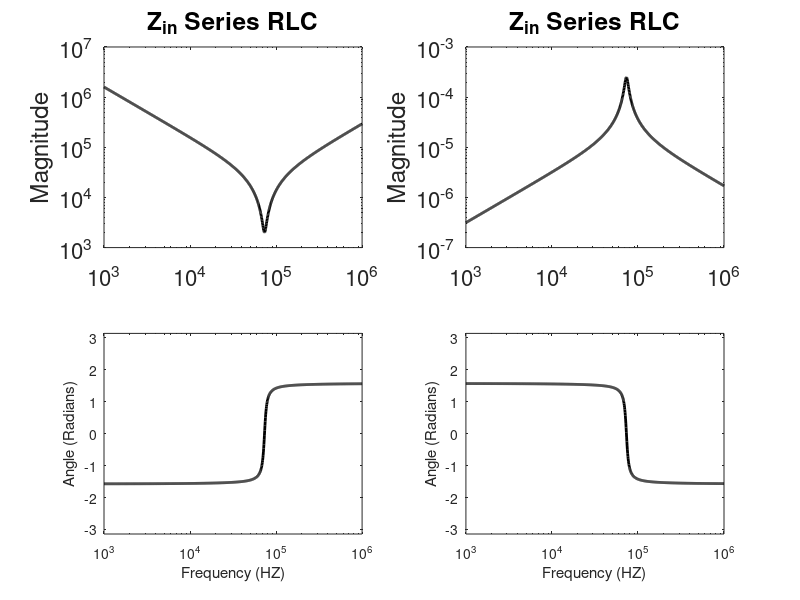

Reproduce this figure in MATLAB.
clear all
close all
home

f_theory=logspace (3,6,1000);
omega=2*pi*f_theory;
L=0.047;
R=2000;
C=100e-12;
Zin=R+1i*omega*L + 1./(1i*omega*C);

figure(2)
subplot(221)
loglog(f_theory,abs(Zin), 'k','LineWidth',2)
ylabel('Magnitude')
title('Z_{in} Series RLC')
set(gca,'FontSize',16)


subplot(223)
semilogx(f_theory,angle(Zin),'k','LineWidth',2)
xlabel('Frequency (HZ)')
ylabel('Angle (Radians)')
ylim([-pi pi]);



subplot(222)
I_RLCseries=0.5./(Zin);
loglog(f_theory, abs(I_RLCseries), 'k', 'LineWidth', 2)
ylabel('Magnitude')
title('Z_{in} Series RLC')
set(gca,'FontSize',16)


subplot(224)
semilogx(f_theory, angle(I_RLCseries), 'k', 'LineWidth', 2)
xlabel('Frequency (HZ)')
ylabel('Angle (Radians)')
ylim([-pi pi]);

